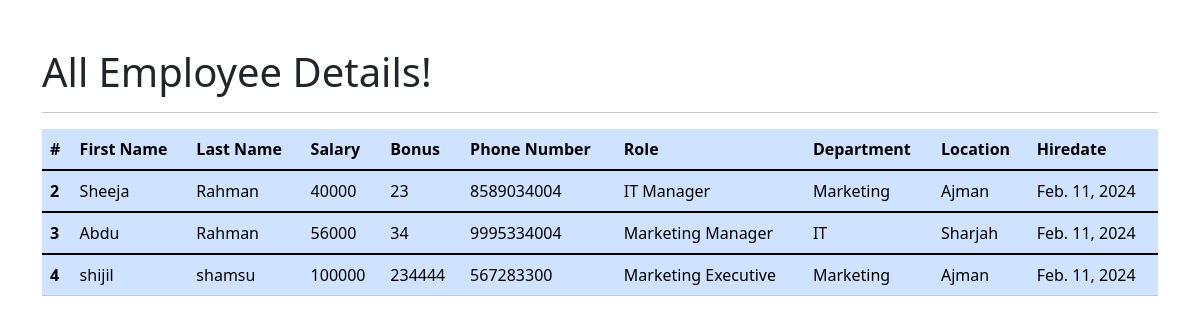
The app's page /all_emp with its own data.
### emp/models.py (models this page shows, shortened)
class Employee(models.Model):
    first_name = models.CharField(max_length=100, null=False)
    last_name = models.CharField(max_length=100)
    dept = models.ForeignKey(Department, on_delete=models.CASCADE)
    salary = models.IntegerField(default=0)
    bonus = models.IntegerField(default=0)
    role = models.ForeignKey(Role, on_delete=models.CASCADE)
    phone = models.IntegerField(default=0)
    hire_date = models.DateField()
    def __str__(self):
        return "%s %s %s" %(self.first_name, self.last_name, self.phone)

class Role(models.Model):
    ROLE_CHOICES={
        ('IT Manager', 'IT Manager'),
        ('IT Assistant','IT Assistant'),
        ('Sales Executive', 'Sales Executive'),
        ('Marketing Manager', 'Marketing Manager'),
        ('Marketing Executive','Marketing Executive'),
    }
    name = models.CharField(max_length=100, choices=ROLE_CHOICES ,default='None')

class Department(models.Model):
    DEPT_CHOICES={
    ('None','None'),
    ('IT','IT'),
    ('Sales','Sales'),
    ('Admin','Admin'),
    ('Marketing','Marketing'),
  }
    name = models.CharField(max_length=100, choices=DEPT_CHOICES, default='None')
    location = models.CharField(max_length=100)

### emp/views.py (the view)
# urls.py: path('all_emp', views.all_emp, name='all_emp'),
def all_emp(request):
    emps = Employee.objects.all()
    context = {
        'emps': emps
    }
    print(context)
    return render(request, 'view_all_emp.html', context)

### templates/view_all_emp.html (shortened to what this page needs)
<!DOCTYPE html>
<html lang="en">
<head>
  <link href="https://cdn.jsdelivr.net/npm/bootstrap@5.1.3/dist/css/bootstrap.min.css" rel="stylesheet">
</head>
  <body>
  <div class="container">
          <h1 class="mt-5">All Employee Details!</h1>
      <hr>
     <table class="table table-primary">
  <thead>
    <tr>
      <th scope="col">#</th>
      <th scope="col">First Name</th>
      <th scope="col">Last Name</th>
      <th scope="col">Salary</th>
      <th scope="col">Bonus</th>
      <th scope="col">Phone Number</th>
      <th scope="col">Role</th>
      <th scope="col">Department</th>
      <th scope="col">Location</th>
      <th scope="col">Hiredate</th>
    </tr>
  </thead>
         {% for emp in emps %}
  <tbody>
    <tr>
      <th scope="row">{{emp.id}}</th>
      <td>{{emp.first_name}}</td>
      <td>{{emp.last_name}}</td>
      <td>{{emp.salary}}</td>
      <td>{{emp.bonus}}</td>
      <td>{{emp.phone}}</td>
      <td>{{emp.role.name}}</td>
      <td>{{emp.dept.name}}</td>
      <td>{{emp.dept.location}}</td>
      <td>{{emp.hire_date}}</td>
    </tr>
  </tbody>
         {% endfor %}
</table>
  </div>
  </body>
</html>

### records on screen
Employee: id "2", first_name "Sheeja", last_name "Rahman", salary "40000", bonus "23", phone "8589034004", role.name "IT Manager", dept.name "Marketing", dept.location "Ajman", hire_date "Feb. 11, 2024"
Employee: id "3", first_name "Abdu", last_name "Rahman", salary "56000", bonus "34", phone "9995334004", role.name "Marketing Manager", dept.name "IT", dept.location "Sharjah", hire_date "Feb. 11, 2024"
Employee: id "4", first_name "shijil", last_name "shamsu", salary "100000", bonus "234444", phone "567283300", role.name "Marketing Executive", dept.name "Marketing", dept.location "Ajman", hire_date "Feb. 11, 2024"
